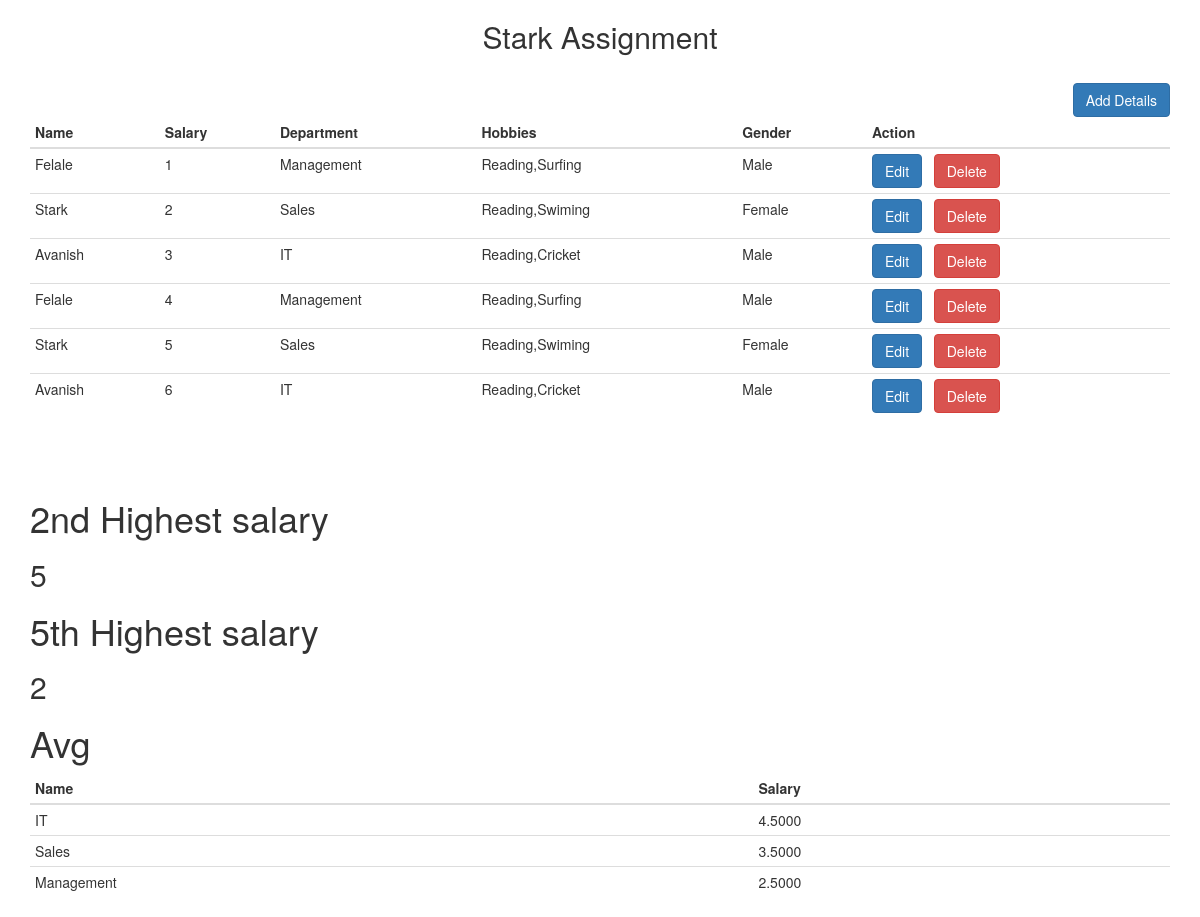
The page / on the database its author committed.
### tables this page shows
CREATE TABLE `employee` (
  `id` int(11) NOT NULL,
  `name` varchar(255) DEFAULT NULL,
  `salary` int(255) DEFAULT NULL,
  `dept_id` int(11) DEFAULT NULL,
  `hobbies` text DEFAULT NULL,
  `gender` enum('F','M') DEFAULT NULL
);

CREATE TABLE `department` (
  `id` int(11) NOT NULL,
  `name` varchar(255) DEFAULT NULL
);

### application/controllers/Stark.php (called while the page is built, shortened)
<?php
class Stark extends CI_Controller {
	public function index()
	{
 	 	$data['department'] = $this->getDepartments();
 	 	$data['Records'] = $this->getRecords();
 	 	$data['second_highest'] = $this->salary_report(2);
 	 	$data['fifth_highest'] = $this->salary_report(5);
 	 	$data['avg'] = $this->salary_avg_department();
		$this->load->view('stark/assignment',$data);
	}
	public function getDepartments(){
		return $this->db->select('*')->get('department')->result_array();
	}
	public function getRecords(){
		return $this->db->query('select e.*,d.name as department,if(gender ="F","Female","Male") as gender from employee e left join department d on d.id = e.dept_id')->result_array();
	}
	public function salary_report($level){
		$limit1 = $level-1;
		$limit2 = $level;
			$sql = 'select * from  employee order by salary desc limit '.$limit1.' , '.$limit2;
		return $this->db->query($sql)->row_array();
	}
	public function salary_avg_department(){
		return $this->db->query('select avg(salary) as salary ,d.name as department from  employee e left join department d on d.id = e.dept_id group by d.id')->result_array();
	}
}

### index.php (called while the page is built, shortened)
<?php
require_once BASEPATH.'core/CodeIgniter.php';

### application/views/stark/assignment.php (the view, shortened to what this page needs)
<!DOCTYPE html>
<html lang="en">
<head>
  <link rel="stylesheet" href="https://maxcdn.bootstrapcdn.com/bootstrap/3.4.1/css/bootstrap.min.css">
</head>
<body>
<div class="container">
<h2 class="text-center">Stark Assignment</h2>
<br>
<a class="btn btn-primary pull-right" href="<?php echo site_url('stark/add/'); ?>">Add Details</a><br>
 <table class="table table-condensed">
    <thead>
      <tr>
        <th>Name</th>
        <th>Salary</th>
        <th>Department</th>
        <th>Hobbies</th>
        <th>Gender</th>
        <th>Action</th>
      </tr>
    </thead>
    <tbody>
        <?php  foreach ($Records as $key => $value) { ?>
              <tr>
                <td><?php echo $value['name']; ?></td>
                 <td><?php echo $value['salary'];?></td>
                 <td><?php echo $value['department'];?></td>
                 <td><?php echo $value['hobbies'];?></td>
                 <td><?php echo $value['gender'];?></td>
                 <td><a href="<?php echo site_url('stark/edit/'.$value["id"]); ?>" class="btn btn-primary">Edit</a> &nbsp;
                    <a href="<?php echo site_url('stark/delete/'.$value["id"]); ?>" class="btn btn-danger">Delete</a>
                 </td>
              </tr>
        <?php } ?>
      </tbody>
    </table>
     <br><br>
     <h1>2nd Highest salary</h1>
     <h2> <?php     echo $second_highest['salary']; ?></h2>
       <h1>5th Highest salary</h1>
     <h2><?php echo $fifth_highest['salary']; ?></h2>
            <h1>Avg</h1>
  <table class="table table-condensed">
    <thead>
      <tr>
         <th>Name</th>
        <th>Salary</th>
      </tr>
    </thead>
    <tbody>
          <?php  foreach ($avg as $key => $value) { ?>
              <tr>
                <td><?php echo $value['department']; ?></td>
                 <td><?php echo $value['salary'];?></td>
              </tr>
        <?php } ?>
    </tbody>
  </table>
  </div>
</body>
</html>

### rows shown on the page
employee: name "Felale", salary "1", department.name "Management", hobbies "Reading,Surfing", gender "Male"
employee: name "Stark", salary "2", department.name "Sales", hobbies "Reading,Swiming", gender "Female"
employee: name "Avanish", salary "3", department.name "IT", hobbies "Reading,Cricket", gender "Male"
employee: name "Felale", salary "4", department.name "Management", hobbies "Reading,Surfing", gender "Male"
employee: name "Stark", salary "5", department.name "Sales", hobbies "Reading,Swiming", gender "Female"
employee: name "Avanish", salary "6", department.name "IT", hobbies "Reading,Cricket", gender "Male"

### other values the page prints
$value['department'] "IT"
$value['salary'] "4.5000"
$value['department'] "Sales"
$value['salary'] "3.5000"
$value['department'] "Management"
$value['salary'] "2.5000"
